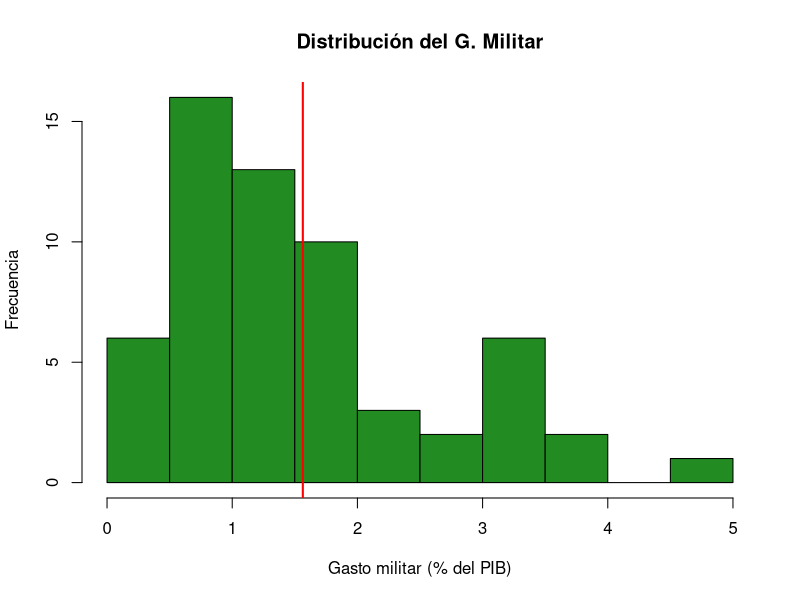
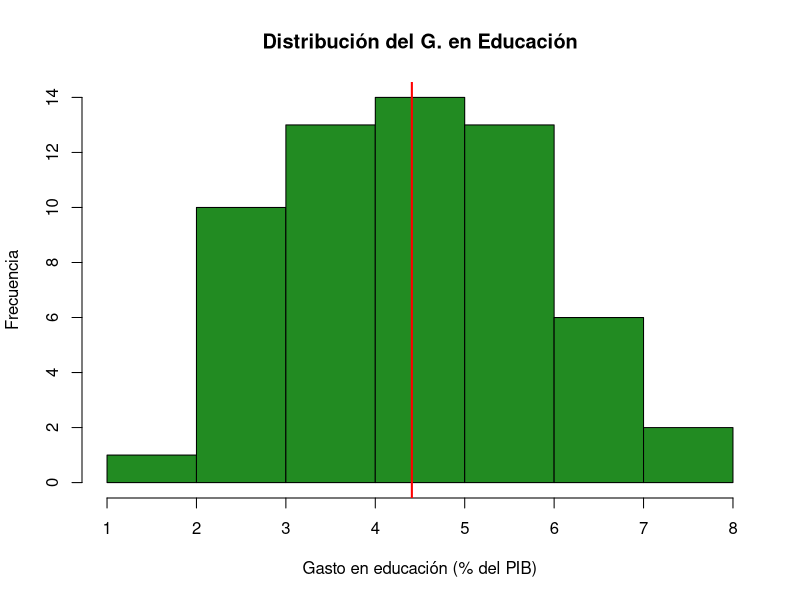
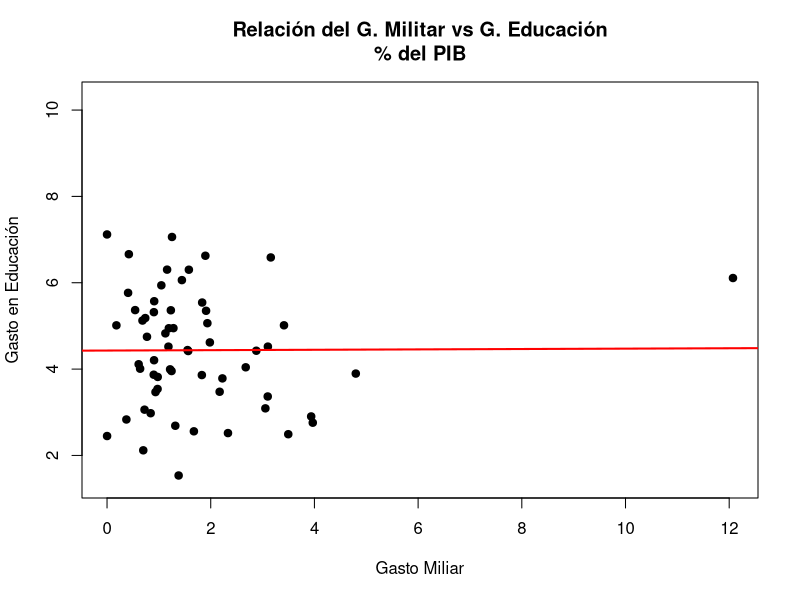
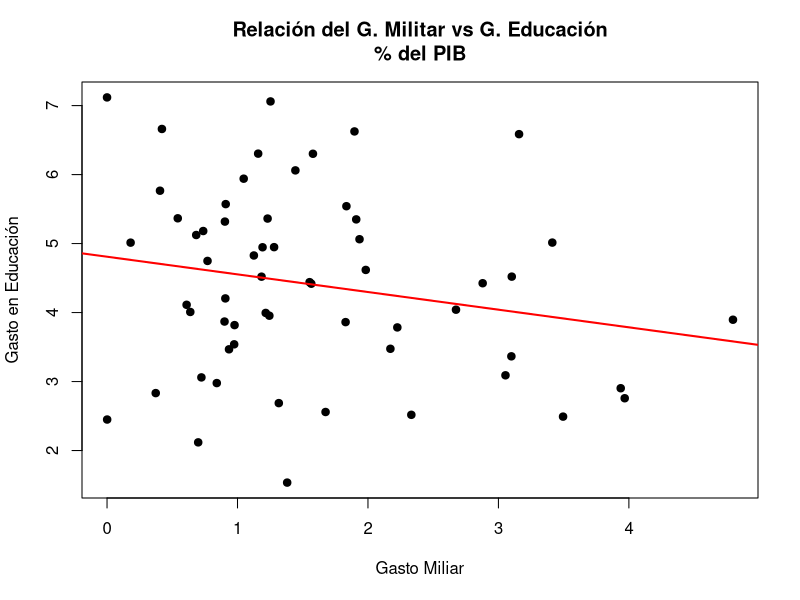

Source code (R) for these figures, in order:
## ---- chunk 1
knitr::opts_chunk$set(echo = FALSE,
                      message = FALSE,
                      warning = FALSE,
                      fig.align = "center")
## ---- chunk 2
# Lectura de datos
datos <- read.csv("Datos_Continentes.csv",
                  encoding = "UTF-8")

# Omitiendo NAs
library(dplyr)
df_reg <- datos %>% 
  filter(!is.na(gasto_militar17)) %>% 
  filter(!is.na(gasto_edu16)) %>% 
  select(pais, gasto_militar17, gasto_edu16) %>% 
  filter(gasto_militar17 <= 10)
df_reg
## ---- chunk 3
hist(df_reg$gasto_militar17,
     xlab = "Gasto militar (% del PIB)",
     ylab = "Frecuencia",
     col = "forestgreen",
     main = "Distribución del G. Militar")
abline(v = mean(df_reg$gasto_militar17), col = "red",
       lwd = 2)
## ---- chunk 4
hist(df_reg$gasto_edu16,
     xlab = "Gasto en educación (% del PIB)",
     ylab = "Frecuencia",
     col = "forestgreen",
     main = "Distribución del G. en Educación")
abline(v = mean(df_reg$gasto_edu16), col = "red",
       lwd = 2)
## ---- chunk 5
plot(x = datos$gasto_militar17,
     y = datos$gasto_edu16,
     xlab = "Gasto Miliar",
     ylab = "Gasto en Educación",
     main = "Relación del G. Militar vs G. Educación\n% del PIB",
     pch = 19)
abline(lm(datos$gasto_edu16 ~ datos$gasto_militar17),
       col = "red", lwd = 2)
## ---- chunk 6
plot(x = df_reg$gasto_militar17,
     y = df_reg$gasto_edu16,
     xlab = "Gasto Miliar",
     ylab = "Gasto en Educación",
     main = "Relación del G. Militar vs G. Educación\n% del PIB",
     pch = 19)
abline(lm(df_reg$gasto_edu16 ~ df_reg$gasto_militar17),
       col = "red", lwd = 2)
## ---- chunk 7
cor(datos$gasto_edu16, datos$gasto_militar17,
    use = "pairwise.complete.obs")
## ---- chunk 8
cor(df_reg$gasto_edu16, df_reg$gasto_militar17)
## ---- chunk 9
cor.test(datos$gasto_militar17, datos$gasto_edu16)
## ---- chunk 10
cor.test(df_reg$gasto_militar17, df_reg$gasto_edu16)
## ---- chunk 11
mod1 <- lm(df_reg$gasto_edu16 ~ df_reg$gasto_militar17)
summary(mod1)
